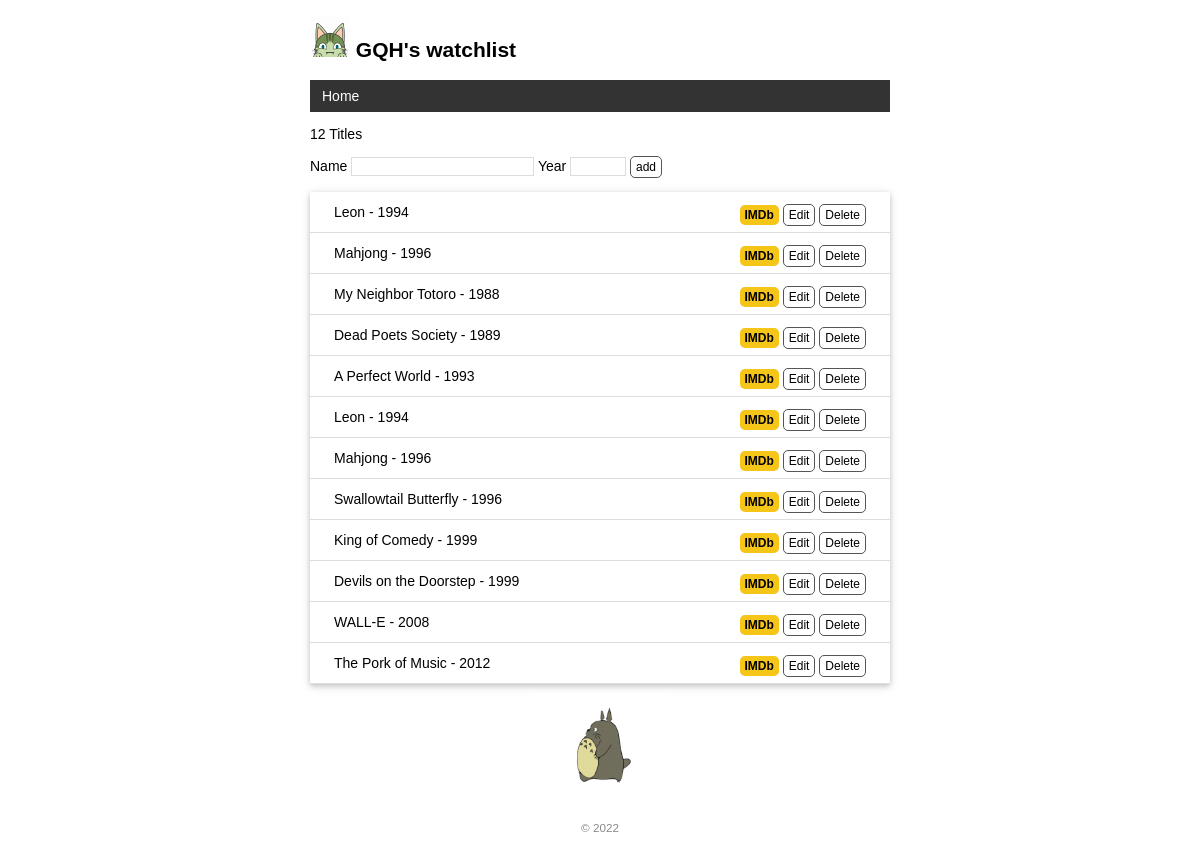
Before: / with the older database file.
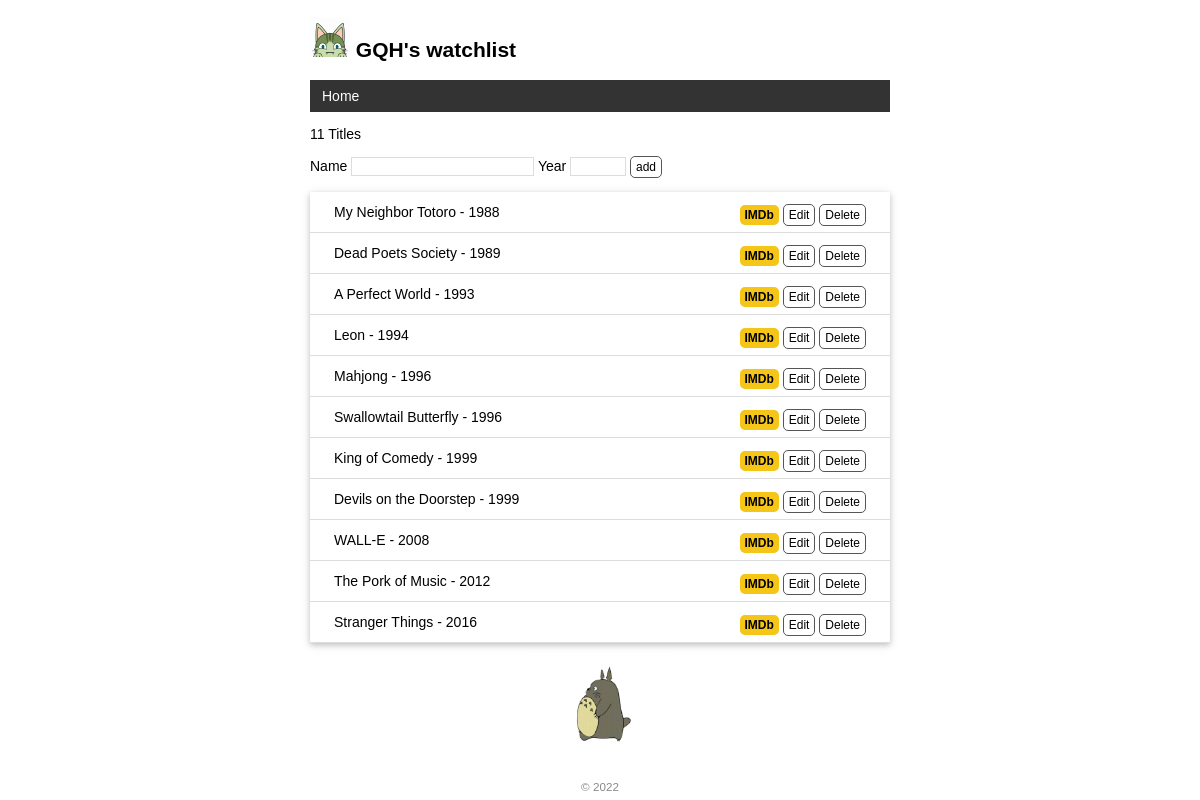
After: the same page with the newer database file.
### app.py (models this page shows)
class User(db.Model):
    id = db.Column(db.Integer, primary_key=True)
    name = db.Column(db.String(20))

class Movie(db.Model):
    id = db.Column(db.Integer, primary_key=True)
    title = db.Column(db.String(60))
    year = db.Column(db.String(4))

### app.py (the view, shortened to what this page needs)
@app.route('/', methods=['GET', 'POST'])
def index():
    movies = Movie.query.all()
    return render_template('index.html', movies=movies)

### app.py (called while the page is built)
@app.context_processor
def inject_user():
    user = User.query.first()
    return dict(user=user)

### templates/index.html
{% extends 'base.html' %}
{% block content %}
<p>{{ movies|length }} Titles</p>
<form method="post">
    Name <input type="text" name="title" autocomplete="off" required>
    Year <input type="text" name="year" autocomplete="off" required>
    <input class="btn" type="submit" name="submit" value="add">
</form>
<ul class="movie-list">
    {% for movie in movies %}
    <li>{{ movie.title }} - {{ movie.year }}
        <span class="float-right">
            <a class="imdb" href="https://www.imdb.com/find?q={{ movie.title }}" target="_blank" title="Find this movie on IMDb">IMDb</a>
            <a class="btn" href="{{ url_for('edit', movie_id=movie.id) }}">Edit</a>
            <form method="post" class="inline-form" action="{{ url_for('delete', movie_id=movie.id) }}">
                <input class="btn" type="submit" name="delete" value="Delete" onclick="return confirm('Are you sure?')">
            </form>
        </span>
    </li>
    {% endfor %}
</ul>
<img alt="Walking Totoro" class="totoro" src="{{ url_for('static', filename='images/totoro.gif')}}" title="to~to~ro~">
{% endblock %}

### templates/base.html (shortened to what this page needs)
<!DOCTYPE html>
<html lang="en">
    <head>
        {% block head %}
        <link rel="stylesheet" href="{{ url_for('static', filename='style.css') }}" type="text/css">
        {% endblock %}
    </head>
    <body>
        <h2>
            <img alt="Avatar" class="avatar" src="{{ url_for('static', filename='images/avatar.png') }}">
            {{ user.name }}'s watchlist
        </h2>
        <nav>
            <ul>
                <li><a href="{{ url_for('index') }}">Home</a></li>
            </ul>
        </nav>
        {% block content %}
        {% endblock %}
        <footer>
            <small>&copy; 2022 </small>
        </footer>
    </body>
</html>

### static/style.css (style rules this page uses)
body { margin: auto; max-width: 580px; font-size: 14px; font-family: Arial, Helvetica, sans-serif; }
nav ul { list-style-type: none; margin: 0; padding: 0; overflow: hidden; background-color: #333; }
nav li { float: left; }
nav li a { display: block; color: white; text-align: center; padding: 8px 12px; text-decoration: none; }
.inline-form { display: inline; }
footer { color: #888; margin-top: 15px; text-align: center; padding: 10px; }
.avatar { width: 40px; }
input[type=submit] { font-family: inherit; }
input[type=text] { border: 1px solid #ddd; }
input[name=year] { width: 50px; }
.btn { font-size: 12px; padding: 3px 5px; text-decoration: none; cursor: pointer; background-color: white; color: black; border: 1px solid #555555; border-radius: 5px; }
.movie-list { list-style-type: none; padding: 0; margin-bottom: 10px; box-shadow: 0 2px 5px 0 rgba(0, 0, 0, 0.16), 0 2px 10px 0 rgba(0, 0, 0, 0.12); }
.movie-list li { padding: 12px 24px; border-bottom: 1px solid #ddd; }
.float-right { float: right; }
.imdb { font-size: 12px; font-weight: bold; color: black; text-decoration: none; background: #F5C518; border-radius: 5px; padding: 3px 5px; }
.totoro { display: block; margin: 0 auto; height: 100px; }

Changed rows visible on the page:
removed Movie: title "Leon", year "1994"
removed Movie: title "Mahjong", year "1996"
added Movie: title "Stranger Things", year "2016"
Other visible differences:
{{ movies|length }}: "12" → "11"
